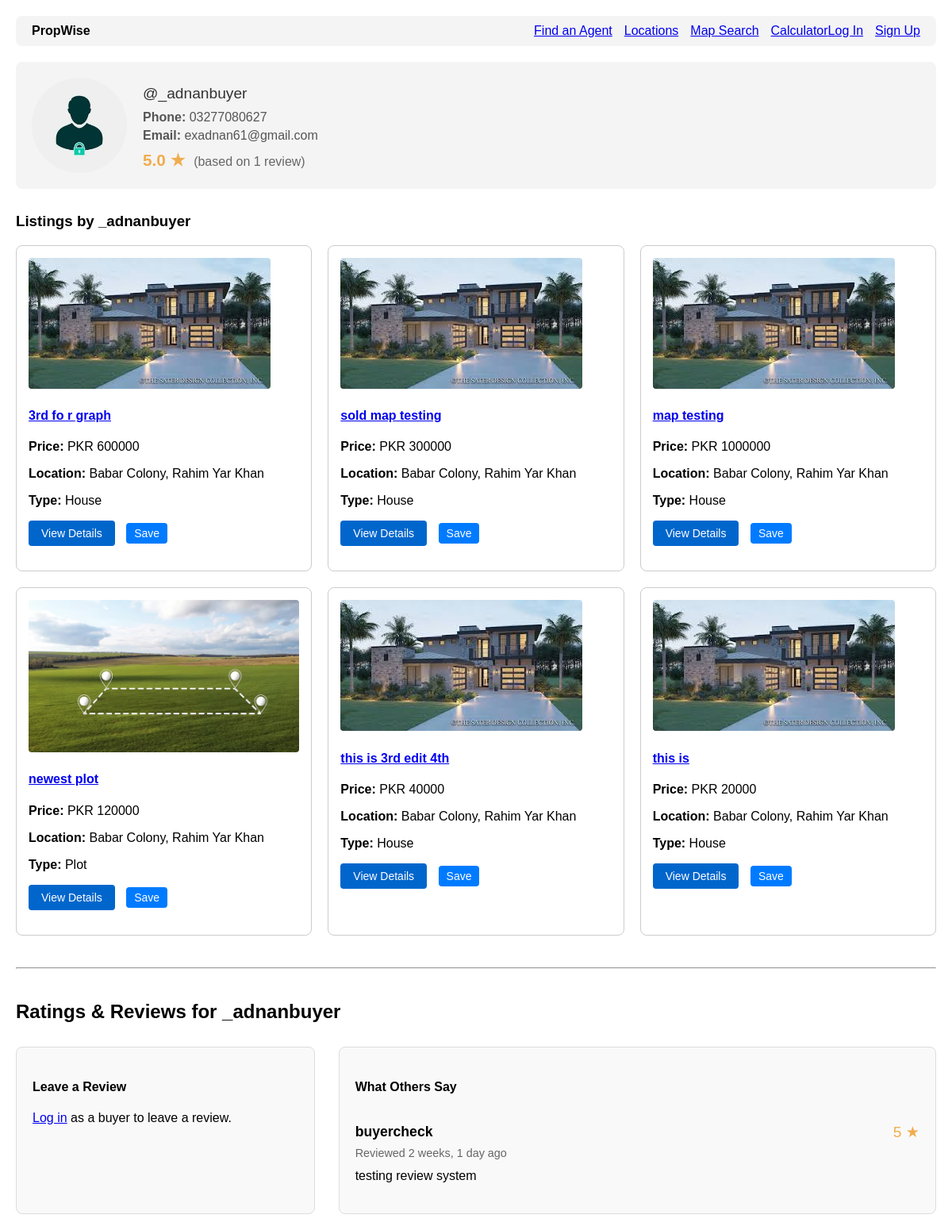
Screenshot of /accounts/agent/2/ with the database file from the repository.
### accounts/models.py (models this page shows, shortened)
class User(AbstractUser):
    is_agent = models.BooleanField('Is agent', default=False)
    is_buyer = models.BooleanField('Is buyer', default=True) # By default, users are buyers
    phone_number = models.CharField(max_length=20, blank=True)
    profile_picture = models.ImageField(upload_to='profile_pics/', blank=True, null=True)
    favorites = models.ManyToManyField(
        Property,
        related_name="favorited_by",
        blank=True
    )

class AgentRating(models.Model):
    RATING_CHOICES = (
        (1, '1 Star'),
        (2, '2 Stars'),
        (3, '3 Stars'),
        (4, '4 Stars'),
        (5, '5 Stars'),
    )
    agent = models.ForeignKey(
        User,
        on_delete=models.CASCADE,
        related_name="ratings_received",
        limit_choices_to={'is_agent': True}, # Ensures this MUST be an agent
        help_text="The agent being rated."
    )
    reviewer = models.ForeignKey(
        User,
        on_delete=models.SET_NULL, # If reviewer is deleted, keep the review
        null=True,
        related_name="ratings_given",
        help_text="The user who wrote the review."
    )
    rating = models.PositiveSmallIntegerField(
        choices=RATING_CHOICES,
        validators=[MinValueValidator(1), MaxValueValidator(5)],
        help_text="Rating from 1 (Poor) to 5 (Excellent)."
    )
    comment = models.TextField(
        blank=True,
        null=True,
        help_text="The text review/comment."
    )
    created_at = models.DateTimeField(auto_now_add=True)
    class Meta:
        unique_together = ('agent', 'reviewer')
        ordering = ['-created_at']

### properties/models.py (models this page shows, shortened)
class Property(models.Model):
    title = models.CharField(max_length=255)
    description = models.TextField()
    price = models.BigIntegerField()
    area = models.ForeignKey(
        Area,
        on_delete=models.SET_NULL,
        null=True,
        related_name="properties"
    )
    latitude = models.DecimalField(
        max_digits=9,
        decimal_places=6,
        null=True,
        blank=True,
        help_text="Exact latitude of the property (e.g., 31.470510)"
    )
    longitude = models.DecimalField(
        max_digits=9,
        decimal_places=6,
        null=True,
        blank=True,
        help_text="Exact longitude of the property (e.g., 74.394170)"
    )
    purpose = models.CharField(max_length=10, choices=PropertyPurpose.choices)
    property_type = models.CharField(max_length=20, choices=PropertyType.choices)
    bedrooms = models.PositiveSmallIntegerField(null=True, blank=True)
    bathrooms = models.PositiveSmallIntegerField(null=True, blank=True)
    area_size = models.DecimalField(max_digits=10, decimal_places=2)
    area_unit = models.CharField(max_length=10, choices=AreaUnit.choices, default=AreaUnit.MARLA)
    agent = models.ForeignKey(settings.AUTH_USER_MODEL, on_delete=models.CASCADE, related_name="properties")
    created_at = models.DateTimeField(auto_now_add=True)
    updated_at = models.DateTimeField(auto_now=True)
    main_image = models.ImageField(upload_to='properties/main_images/', null=True, blank=True)
    is_verified = models.BooleanField(
        default=False,
        help_text="Mark this listing as verified by the admin (e.g., checked for accuracy)."
    )
    is_featured = models.BooleanField(
        default=False,
        help_text="Mark this listing as 'Featured' to show it at the top."
    )
    featured_until = models.DateTimeField(
        null=True,
        blank=True,
        help_text="When this listing should stop being featured (e.g., 7 days from now)."
    )
    status = models.CharField(
        max_length=10,
        choices=PropertyStatus.choices,
        default=PropertyStatus.ACTIVE,
        help_text="The current status of the listing (e.g., Active, Sold)."
    )
    sold_date = models.DateTimeField(
        null=True,
        blank=True,
        help_text="The date and time this property was marked as sold."
    )
    video_url = models.URLField(
        max_length=500,
        null=True,
        blank=True,
        help_text="A link to a YouTube or Vimeo video walkthrough (e.g., https://www.youtube.com/watch?v=...)"
    )

### locations/models.py (models this page shows, shortened)
class Area(models.Model):
    name = models.CharField(max_length=150)
    city = models.ForeignKey(City, on_delete=models.CASCADE, related_name="areas")
    description = models.TextField(
        blank=True,
        null=True,
        help_text="A detailed description of the neighborhood (e.g., amenities, lifestyle)."
    )
    latitude = models.DecimalField(
        max_digits=9,
        decimal_places=6,
        null=True,
        blank=True,
        help_text="Latitude for the map (e.g., 31.470510)"
    )
    longitude = models.DecimalField(
        max_digits=9,
        decimal_places=6,
        null=True,
        blank=True,
        help_text="Longitude for the map (e.g., 74.394170)"
    )
    class Meta:
        unique_together = ('name', 'city')
    def __str__(self):
        return f"{self.name}, {self.city.name}"

class City(models.Model):
    name = models.CharField(max_length=100, unique=True)
    class Meta:
        verbose_name_plural = "Cities" # Fixes "Citys" in the admin panel

### accounts/views.py (the view, shortened to what this page needs)
# urls.py: path('agent/<int:pk>/', account_views.agent_profile_view, name='agent_profile'),
def agent_profile_view(request, pk):
    agent = get_object_or_404(User, pk=pk, is_agent=True)
    review_form = None
    agent_properties = Property.objects.filter(agent=agent).order_by('-created_at')
    all_reviews = AgentRating.objects.filter(agent=agent)
    rating_stats = all_reviews.aggregate(
        avg_rating=Avg('rating'),
        total_reviews=Count('rating')
    )
    user_can_review = False
    user_has_reviewed = False
    if request.user.is_authenticated:
        if all_reviews.filter(reviewer=request.user).exists():
            user_has_reviewed = True
        if request.user.is_buyer and request.user != agent and not user_has_reviewed:
            user_can_review = True
    if review_form is None:
        review_form = AgentRatingForm()
    context = {
        'agent': agent,
        'properties': agent_properties,
        'all_reviews': all_reviews,
        'rating_stats': rating_stats,        # e.g., {'avg_rating': 4.5, 'total_reviews': 10}
        'user_can_review': user_can_review,  # True/False
        'user_has_reviewed': user_has_reviewed, # True/False
        'review_form': review_form,          # The form to add a review
    }
    return render(request, 'accounts/agent_profile.html', context)

### accounts/context_processors.py (called while the page is built, shortened)
def notifications(request):
    return {}

### accounts/templates/accounts/agent_profile.html (shortened to what this page needs)
{% extends 'base.html' %}
{% block content %}
<div class="container" style="margin-top: 20px;">
    <div class="agent-header" style="background: #f4f4f4; padding: 20px; border-radius: 8px; margin-bottom: 30px; display: flex; align-items: center; gap: 20px;">
        {% if agent.profile_picture %}
            <img src="{{ agent.profile_picture.url }}" alt="{{ agent.username }}'s profile picture" style="height: 120px; width: 120px; object-fit: cover; border-radius: 50%;">
        {% else %}
            <div style="height: 120px; width: 120px; background: #ccc; border-radius: 50%; display: flex; align-items: center; justify-content: center; font-size: 2em; color: #666;">
                {{ agent.username.0|upper }}
            </div>
        {% endif %}
        <div>
            <p style="margin: 0; font-size: 1.2em; color: #333;">@{{ agent.username }}</p>
            {% if agent.phone_number %}
                <p style="margin: 10px 0 0 0; color: #555;"><strong>Phone:</strong> {{ agent.phone_number }}</p>
            {% endif %}
            <p style="margin: 5px 0 0 0; color: #555;"><strong>Email:</strong> {{ agent.email }}</p>
            <div style="margin-top: 10px;">
                {% if rating_stats.total_reviews > 0 %}
                    <span class="star-rating-display">
                        {{ rating_stats.avg_rating|floatformat:1 }} ★
                    </span>
                    <span style="color: #666; margin-left: 5px;">
                        (based on {{ rating_stats.total_reviews }} review{{ rating_stats.total_reviews|pluralize }})
                    </span>
                {% else %}
                    <strong style="color: #666;">This agent has no reviews yet.</strong>
                {% endif %}
            </div>
        </div>
    </div>
    <h3>Listings by {{ agent.first_name|default:agent.username }}</h3>
    <div class="property-list">
        {% for prop in properties %}
            <div class="property-card">
                {% if prop.main_image %}
                    <img src="{{ prop.main_image.url }}" alt="{{ prop.title }}">
                {% endif %}
                <h4>
                    <a href="{% url 'property_detail' pk=prop.pk %}">
                        {{ prop.title }}
                    </a>
                </h4>
                <p><strong>Price:</strong> PKR {{ prop.price }}</p>
                <p><strong>Location:</strong> {{ prop.area }}</p>
                <p><strong>Type:</strong> {{ prop.get_property_type_display }}</p>
                <p style="margin-top: 10px;">
                    <a href="{% url 'property_detail' pk=prop.pk %}" style="
                        display: inline-block;
                        padding: 8px 16px;
                        background-color: #0066cc;
                        color: white;
                        text-decoration: none;
                        border-radius: 4px;
                        font-size: 14px;
                    ">
                        View Details
                    </a>
                    {% if user.is_authenticated %}
                        {% if prop in user.favorites.all %}
                            <form action="{% url 'remove_from_favorites' pk=prop.pk %}" method="POST" style="display: inline;">
                                {% csrf_token %}
                                <button type="submit" style="
                                    background: #dc3545; color: white; padding: 5px 10px; border: none;
                                    border-radius: 4px; cursor: pointer; font-size: 14px; margin-left: 10px;
                                ">Unsave</button>
                            </form>
                        {% else %}
                            <form action="{% url 'add_to_favorites' pk=prop.pk %}" method="POST" style="display: inline;">
                                {% csrf_token %}
                                <button type="submit" style="
                                    background: #007bff; color: white; padding: 5px 10px; border: none;
                                    border-radius: 4px; cursor: pointer; font-size: 14px; margin-left: 10px;
                                ">Save</button>
                            </form>
                        {% endif %}
                    {% else %}
                        <a href="{% url 'login' %}?next={{ request.path }}" style="
                            background: #007bff; color: white; padding: 5px 10px; border: none;
                            border-radius: 4px; font-size: 14px; margin-left: 10px; text-decoration: none;
                        ">Save</a>
                    {% endif %}
                </p>
            </div>
        {% empty %}
            <p>{{ agent.first_name|default:"This agent" }} has no active listings at this time.</p>
        {% endfor %}
    </div>
    <hr style="margin: 40px 0;">
    <h2>Ratings & Reviews for {{ agent.first_name|default:agent.username }}</h2>
    <div class="review-section-container">
        <div class="review-form-box">
            <h4>Leave a Review</h4>
            {% if user_can_review %}
                <form method="POST" class="review-form">
                    {% csrf_token %}
                    <div>
                        <label for="{{ review_form.rating.id_for_label }}">{{ review_form.rating.label }}</label>
                        {{ review_form.rating }}
                    </div>
                    <div style="margin-top: 10px;">
                        <label for="{{ review_form.comment.id_for_label }}">{{ review_form.comment.label }}</label>
                        {{ review_form.comment }}
                    </div>
                    {% if review_form.errors %}
                        <div style="color: red; font-size: 0.9em; margin-top: 5px;">
                            {{ review_form.errors }}
                        </div>
                    {% endif %}
                    <button type="submit" style="margin-top: 15px;">Submit Review</button>
                </form>
            {% elif user_has_reviewed %}
                <p style="color: #155724; background: #d4edda; padding: 10px; border-radius: 5px;">
                    <strong>Thank you!</strong> You have already submitted a review for this agent.
                </p>
            {% elif not user.is_authenticated %}
                <p>
                    <a href="{% url 'login' %}?next={{ request.path }}">Log in</a> as a buyer to leave a review.
                </p>
            {% elif user == agent %}
                <p style="color: #856404; background: #fff3cd; padding: 10px; border-radius: 5px;">
                    You cannot review your own profile.
                </p>
            {% else %}
                 <p style="color: #721c24; background: #f8d7da; padding: 10px; border-radius: 5px;">
                    Only buyers can leave reviews.
                </p>
            {% endif %}
        </div>
        <div class="review-list-box">
            <h4>What Others Say</h4>
            {% for review in all_reviews %}
                <div class="review-card">
                    <div class="review-card-header">
                        <strong>
                            {% if review.reviewer %}
                                {{ review.reviewer.username }}
                            {% else %}
                                Anonymized User
                            {% endif %}
                        </strong>
                        <span class="rating-stars">
                            {{ review.rating }} ★
                        </span>
                    </div>
                    <p style="color: #666; font-size: 0.9em;">
                        Reviewed {{ review.created_at|timesince }} ago
                    </p>
                    {% if review.comment %}
                        <p>{{ review.comment }}</p>
                    {% endif %}
                </div>
            {% empty %}
                <p>This agent has no reviews yet. Be the first to leave one!</p>
            {% endfor %}
        </div>
    </div>
</div>
{% endblock content %}

### templates/base.html (style rules this page uses)
body { font-family: Arial, sans-serif; margin: 20px; }
.property-list { display: grid; grid-template-columns: repeat(3, 1fr); gap: 20px; }
.property-card { border: 1px solid #ccc; padding: 15px; border-radius: 8px; }
.property-card img { max-width: 100%; height: auto; border-radius: 4px; }

### accounts/templates/accounts/agent_profile.html (style rules this page uses)
.review-section-container { display: grid; grid-template-columns: 1fr; gap: 30px; margin-top: 30px; }
@media (min-width: 768px) { .review-section-container { grid-template-columns: 1fr 2fr; } }
.review-form-box, .review-list-box { border: 1px solid #ddd; border-radius: 8px; padding: 20px; background: #f9f9f9; }
.review-card { border-bottom: 1px solid #eee; padding: 15px 0; }
.review-card:last-child { border-bottom: none; }
.review-card-header { display: flex; justify-content: space-between; align-items: center; margin-bottom: 5px; }
.review-card-header strong { font-size: 1.1em; }
.review-card-header .rating-stars { font-size: 1.2em; color: #f0ad4e; }
.review-card p { margin: 5px 0 0 0; line-height: 1.5; }
.star-rating-display { color: #f0ad4e; font-size: 1.3em; font-weight: bold; }

### rows the page displays
User: profile_picture (picture), username "_adnanbuyer", phone_number "03277080627", email "exadnan61@gmail.com", first_name "_adnanbuyer"
Property: main_image (picture), title "3rd fo r graph", price "600000", area "Babar Colony, Rahim Yar Khan", property_type "House"
Property: main_image (picture), title "sold map testing", price "300000", area "Babar Colony, Rahim Yar Khan", property_type "House"
Property: main_image (picture), title "map testing", price "1000000", area "Babar Colony, Rahim Yar Khan", property_type "House"
Property: main_image (picture), title "newest plot", price "120000", area "Babar Colony, Rahim Yar Khan", property_type "Plot"
Property: main_image (picture), title "this is 3rd edit 4th", price "40000", area "Babar Colony, Rahim Yar Khan", property_type "House"
Property: main_image (picture), title "this is", price "20000", area "Babar Colony, Rahim Yar Khan", property_type "House"
AgentRating: reviewer.username "buyercheck", rating "5", created_at "2 weeks, 1 day", comment "testing review system"

### other values shown
{{ rating_stats.avg_rating|floatformat:1 }} "5.0"
{{ rating_stats.total_reviews }} "1"
